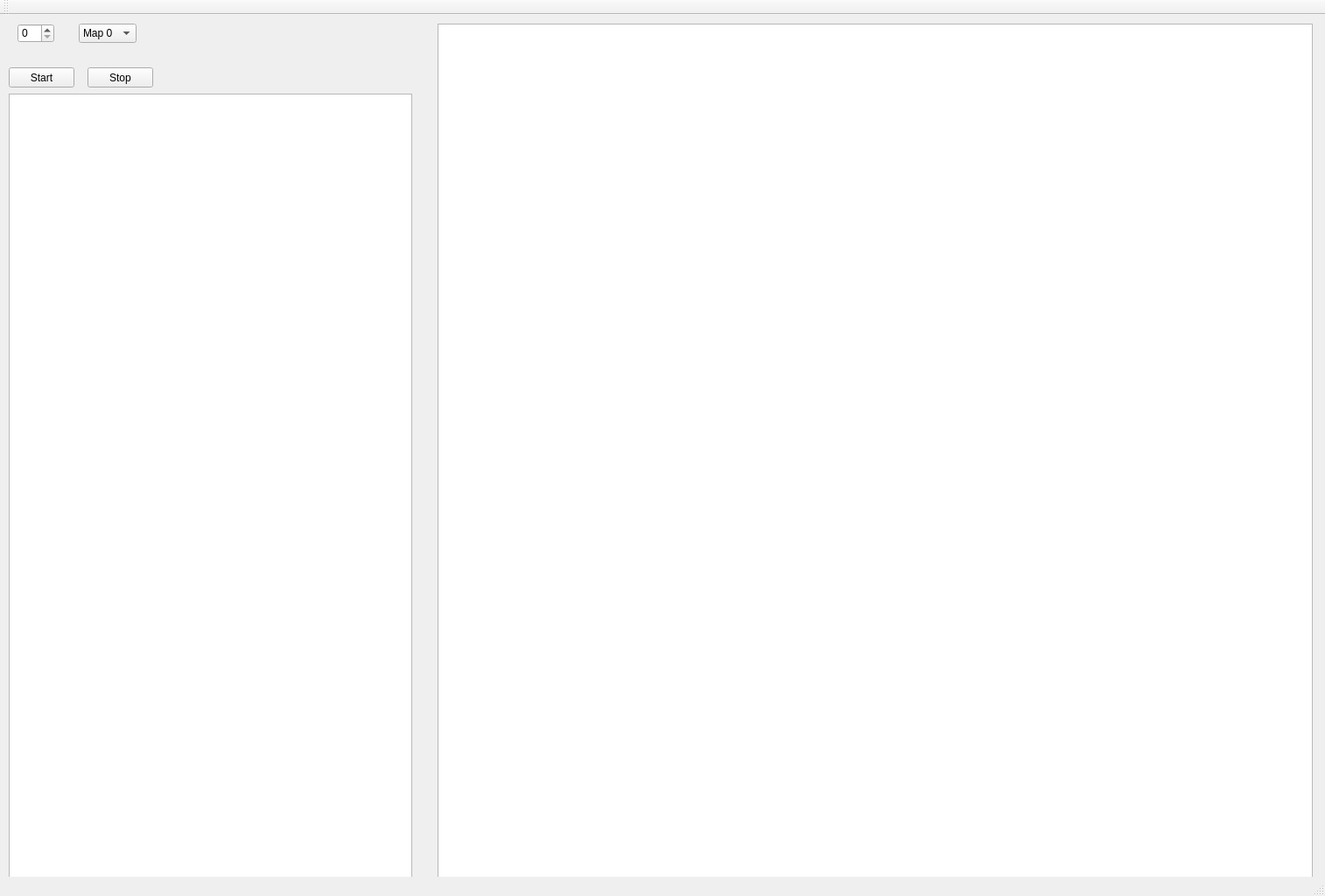
<?xml version="1.0" encoding="UTF-8"?>
<ui version="4.0">
 <class>MainWindow</class>
 <widget class="QMainWindow" name="MainWindow">
  <property name="geometry">
   <rect>
    <x>0</x>
    <y>0</y>
    <width>1514</width>
    <height>1024</height>
   </rect>
  </property>
  <property name="windowTitle">
   <string>MainWindow</string>
  </property>
  <widget class="QWidget" name="centralWidget">
   <widget class="QPushButton" name="start">
    <property name="geometry">
     <rect>
      <x>10</x>
      <y>60</y>
      <width>75</width>
      <height>23</height>
     </rect>
    </property>
    <property name="text">
     <string>Start</string>
    </property>
   </widget>
   <widget class="QSpinBox" name="countUav">
    <property name="geometry">
     <rect>
      <x>20</x>
      <y>10</y>
      <width>42</width>
      <height>22</height>
     </rect>
    </property>
   </widget>
   <widget class="QComboBox" name="map">
    <property name="geometry">
     <rect>
      <x>90</x>
      <y>10</y>
      <width>66</width>
      <height>22</height>
     </rect>
    </property>
    <property name="duplicatesEnabled">
     <bool>false</bool>
    </property>
    <item>
     <property name="text">
      <string>Map 0</string>
     </property>
    </item>
    <item>
     <property name="text">
      <string>Map 1</string>
     </property>
    </item>
    <item>
     <property name="text">
      <string>Map 2</string>
     </property>
    </item>
    <item>
     <property name="text">
      <string>Map 3</string>
     </property>
    </item>
    <item>
     <property name="text">
      <string>Map 4</string>
     </property>
    </item>
    <item>
     <property name="text">
      <string>Map 5</string>
     </property>
    </item>
    <item>
     <property name="text">
      <string>Map 6</string>
     </property>
    </item>
    <item>
     <property name="text">
      <string>Map 7</string>
     </property>
    </item>
    <item>
     <property name="text">
      <string>Map 8</string>
     </property>
    </item>
    <item>
     <property name="text">
      <string>Map 9</string>
     </property>
    </item>
    <item>
     <property name="text">
      <string>Map 10</string>
     </property>
    </item>
   </widget>
   <widget class="QPushButton" name="stop">
    <property name="geometry">
     <rect>
      <x>100</x>
      <y>60</y>
      <width>75</width>
      <height>23</height>
     </rect>
    </property>
    <property name="text">
     <string>Stop</string>
    </property>
   </widget>
   <widget class="QGraphicsView" name="graphicsView">
    <property name="geometry">
     <rect>
      <x>500</x>
      <y>10</y>
      <width>1000</width>
      <height>1000</height>
     </rect>
    </property>
   </widget>
   <widget class="QTextBrowser" name="text">
    <property name="geometry">
     <rect>
      <x>10</x>
      <y>90</y>
      <width>461</width>
      <height>901</height>
     </rect>
    </property>
   </widget>
  </widget>
  <widget class="QToolBar" name="mainToolBar">
   <attribute name="toolBarArea">
    <enum>TopToolBarArea</enum>
   </attribute>
   <attribute name="toolBarBreak">
    <bool>false</bool>
   </attribute>
  </widget>
  <widget class="QStatusBar" name="statusBar"/>
 </widget>
 <layoutdefault spacing="6" margin="11"/>
 <resources/>
 <connections/>
</ui>
